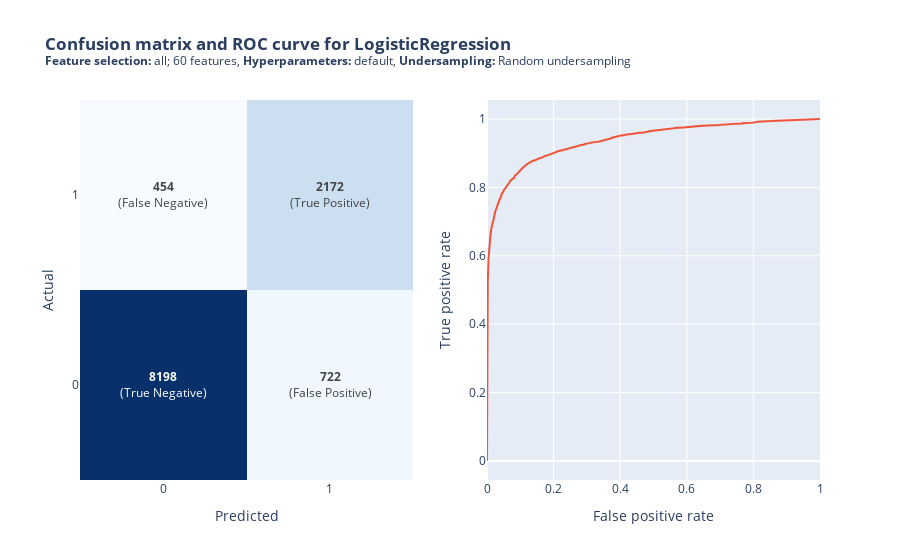

Here is the notebook cell this chart was saved with:
### Code cell
model_scores = run_model(LogisticRegression, model_scores, undersampling=True)

### Figure 1 — Plotly figure (JSON) as saved in the notebook; plotly's stock layout.template omitted (floating-point values rounded to 4 significant figures; data arrays with more than 128 entries replaced by an {"elided": "..."} marker saying what was removed)
{"data": [{"colorscale": [[0, "rgb(247,251,255)"], [0.125, "rgb(222,235,247)"], [0.25, "rgb(198,219,239)"], [0.375, "rgb(158,202,225)"], [0.5, "rgb(107,174,214)"], [0.625, "rgb(66,146,198)"], [0.75, "rgb(33,113,181)"], [0.875, "rgb(8,81,156)"], [1, "rgb(8,48,107)"]], "showscale": false, "text": [["True Negative", "False Positive"], ["False Negative", "True Positive"]], "texttemplate": "<b>%{z}</b><br>(%{text})", "x": ["0", "1"], "y": ["0", "1"], "z": [[8198, 722], [454, 2172]], "type": "heatmap", "xaxis": "x", "yaxis": "y"}, {"mode": "lines", "name": "ROC curve", "x": {"elided": "1473 float values"}, "y": {"elided": "1473 float values"}, "type": "scatter", "xaxis": "x2", "yaxis": "y2"}], "layout": {"xaxis": {"anchor": "y", "domain": [0, 0.45], "title": {"text": "Predicted"}}, "yaxis": {"anchor": "x", "domain": [0, 1], "title": {"text": "Actual"}}, "xaxis2": {"anchor": "y2", "domain": [0.55, 1], "title": {"text": "False positive rate"}}, "yaxis2": {"anchor": "x2", "domain": [0, 1], "title": {"text": "True positive rate"}}, "title": {"text": "<b>Confusion matrix and ROC curve for LogisticRegression</b><br><sup><b>Feature selection:</b> all; 60 features, <b>Hyperparameters:</b> default, <b>Undersampling:</b> Random undersampling</sup>"}}}
